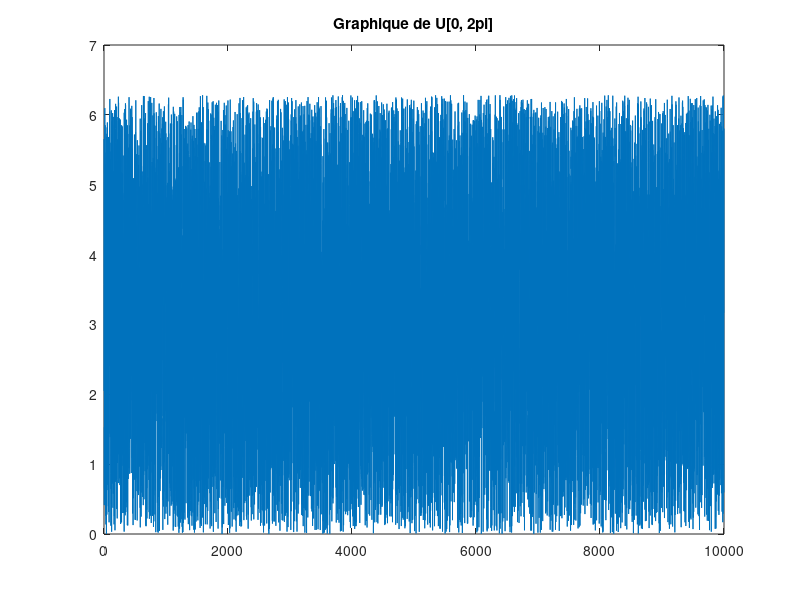

The MATLAB script that drew this image: (Note: this script raises an error after producing the figure.)
%% Clean up
clc % vide ligne de commande
clear all % vide workspace
close all % vide fenetres et graphiques

% Angle de l'erreur : err_angle
% Module de l'erreur : r
% Module de l'erreur théorique : r_theo

%% Constantes
N = 10000;
sigma_2 = [4, 16];
D0 = [50, 100];
phi0 = [15, 30];

%% 1. Initilisation a)
U = rand(1, N);
err_angle = 2*pi*U;

dx = 1;
x = [0:dx:N-1];

figure
plot(x, err_angle)
title("Graphique de U[0, 2\pi]")

%% 1. Histogramme b)
figure
histogram(U)
title("Histogramme U[0, 1]")

%% 1. Loi de Rayleigh c)
dr = 0.01;
r = [0:dr:10];

figure
for s = [0.25 1 4 9 16]
    fr = (r./s).*exp(-((r.^2)./(2*s))); 
    plot(r, fr)
    hold on
end
title("Loi de Rayleigh théorique")
xlabel("r")
legend('\sigma^2=0.25', '\sigma^2=1', '\sigma^2=4', '\sigma^2=9', '\sigma^2=16');
hold off

%% 1. Méthode d'inversion de la CDF e) f)
dp = 0.01;
p = [0:dp:1];

subplot(2, 1, 1)
r1 = gen_nombres(p, sigma_2(1));
plot_module_err(p, r1, sigma_2(1))

subplot(2, 1, 2)
r2 = gen_nombres(p, sigma_2(2));
plot_module_err(p, r2, sigma_2(2))


%% 1. Comparaison des histogrammes g)

% Génération des nombres
p = rand(1, N);
r1 = gen_nombres(p, sigma_2(1));
r2 = gen_nombres(p, sigma_2(2));

figure
subplot(2, 1, 1);
histogram(r1)
title("Histogramme des 10,000 nombre générés")

% Génération des nombres théoriquement
r_theo = raylrnd(2, N, 1);

subplot(2, 1, 2); 
histogram(r_theo)
title("Histogramme des 10,000 nombre générés théoriquement selon la distribution de Rayleigh")

%% 2. Nuage de points des couples [r err_angle]
figure
subplot(2, 1, 1)
scatter_module_err(r1, err_angle, sigma_2(1))

subplot(2, 1, 2)
scatter_module_err(r2, err_angle, sigma_2(2))

%% 3. Valeurs aléatoires de la distance radiale et de l'angle de visée du radar
D = [];
phi = [];
r_arr(1,:) = r1;
r_arr(2,:) = r2;
count = 1;

figure
for i = [1, 2]
    for j = [1, 2]
        subplot(2, 2, count)
        [D, phi] = couple_D_phi(D0(i), phi0(j), err_angle, r_arr(i,:), D, phi);
        count = count + 1;
    end
end

%% 4. Distances axiales [Dx Dy]
Dx = [];
Dy = [];

count = 1;

figure
for i = [1, 2]
    for j = [1, 2]
        subplot(2, 2, count)
        [Dx_t, Dy_t] = distaces_axiales(D0(i), phi0(j), r_arr(i,:), err_angle);
        Dx = [Dx, Dx_t];
        Dy = [Dy, Dy_t];
        
        count = count + 1;
    end
end

%% 5. Histogramme des distances axiales Dx et Dy
figure
subplot(2, 1, 1)
y = histogram(Dx);
hold on
freq = y.Values;
plot(freq)
hold off

subplot(2, 1, 2)
y = histogram(Dy);
hold on
freq = y.Values;
plot(freq)
hold off

% Moyenne Dx
moy1 = mean(Dx);

% Écart-Type Dx
std_dev = std(Dx);

% Moyenne Dy
moy2 = mean(Dy);

% Écart-Type Dy
std_dev = std(Dy);



%% 8. Matrice de covariance
mat_cov = cov(Dx, Dy)

%% 9. Ellipse d'incertitude 
figure
scatter_couple_Dx_Dy(Dx, Dy, D0(1), phi0(1));
hold on
plot_err_ellipse([moy1, moy2], mat_cov, 0.95)
hold off

%% Functions 
function [r] = gen_nombres(p, sigma_2)
    r = sqrt(-2*sigma_2.*log(1-p));
end

function plot_module_err(p, r, sigma_2)
    plot(p, r)
    title("Graphique du module de l'erreur sur 10,000 réalisations pour \sigma^2=" + sigma_2);
end

function scatter_module_err(r, err_angle, sigma_2)
    scatter(r, err_angle)
    title("Nuage de points des couples [r \theta] pour \sigma^2=" + sigma_2);
end

function scatter_couple_D_phi(r, err_angle, D0, phi0)
    scatter(r, err_angle)
    title("Nuage de points des couples [D \phi] pour D0=" + D0 + " \phi0=" + phi0);
end

function scatter_couple_Dx_Dy(Dx, Dy, D0, phi0)
    scatter(Dx, Dy)
    title("Nuage de points des couples [Dx Dy] pour D0=" + D0 + " \phi0=" + phi0);
end

function [D, phi] = couple_D_phi(D0, phi0, theta, r, D, phi)
    D1 = D0 + r.*cos(theta);
    phi1 = phi0 + r.*sin(theta);
    
    D = [D, D1];
    phi = [phi, phi1];

    scatter_couple_D_phi(D1, phi1, D0, phi0)
end

function [Dx, Dy] = distaces_axiales(D0, phi0, r, theta)
    Dx = (D0)*cosd(phi0) + r.*cos(theta);
    Dy = (D0)*sind(phi0) + r.*sin(theta);
    
    scatter_couple_Dx_Dy(Dx, Dy, D0, phi0)
end

function plot_err_ellipse(mu, C, NC)
    s = -2*log(1 - NC);
    [EigVect, EigVal] = eig(C*s);
    t = linspace(0, 2*pi);
    a = (EigVect * sqrt(EigVal))  * [cos(t(:))'; sin(t(:))'];
    plot(a(1,:) + mu(1), a(2,:) + mu(2))
end
